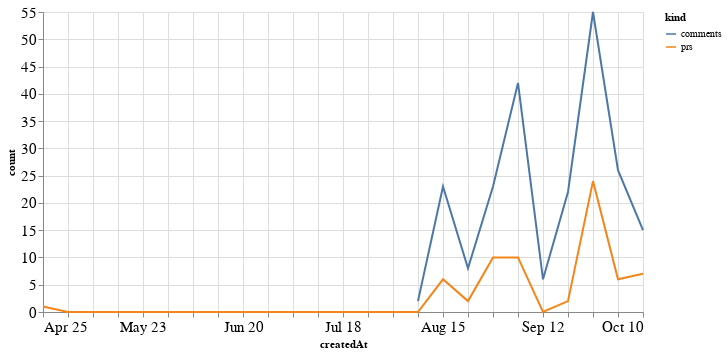

The notebook cell this image was saved under:
### Code cell
alt.Chart(total_time, width=600).mark_line().encode(
    x='createdAt',
    y='count',
    color='kind'
)

### Figure 1 — Vega-Lite specification as saved in the notebook (floating-point values rounded to 4 significant figures)
{"config": {"axisLeft": {"labelFontSize": 15}, "axisBottom": {"labelFontSize": 15}}, "data": {"name": "data-dcd1930c42588da1bf6588b18b575532"}, "mark": "line", "encoding": {"color": {"type": "nominal", "field": "kind"}, "x": {"type": "temporal", "field": "createdAt"}, "y": {"type": "quantitative", "field": "count"}}, "width": 600, "$schema": "https://vega.github.io/schema/vega-lite/v4.8.1.json", "datasets": {"data-dcd1930c42588da1bf6588b18b575532": [{"createdAt": "2021-04-25T00:00:00", "kind": "prs", "count": 1.0}, {"createdAt": "2021-05-02T00:00:00", "kind": "prs", "count": 0.0}, {"createdAt": "2021-05-09T00:00:00", "kind": "prs", "count": 0.0}, {"createdAt": "2021-05-16T00:00:00", "kind": "prs", "count": 0.0}, {"createdAt": "2021-05-23T00:00:00", "kind": "prs", "count": 0.0}, {"createdAt": "2021-05-30T00:00:00", "kind": "prs", "count": 0.0}, {"createdAt": "2021-06-06T00:00:00", "kind": "prs", "count": 0.0}, {"createdAt": "2021-06-13T00:00:00", "kind": "prs", "count": 0.0}, {"createdAt": "2021-06-20T00:00:00", "kind": "prs", "count": 0.0}, {"createdAt": "2021-06-27T00:00:00", "kind": "prs", "count": 0.0}, {"createdAt": "2021-07-04T00:00:00", "kind": "prs", "count": 0.0}, {"createdAt": "2021-07-11T00:00:00", "kind": "prs", "count": 0.0}, {"createdAt": "2021-07-18T00:00:00", "kind": "prs", "count": 0.0}, {"createdAt": "2021-07-25T00:00:00", "kind": "prs", "count": 0.0}, {"createdAt": "2021-08-01T00:00:00", "kind": "prs", "count": 0.0}, {"createdAt": "2021-08-08T00:00:00", "kind": "prs", "count": 0.0}, {"createdAt": "2021-08-15T00:00:00", "kind": "prs", "count": 6.0}, {"createdAt": "2021-08-22T00:00:00", "kind": "prs", "count": 2.0}, {"createdAt": "2021-08-29T00:00:00", "kind": "prs", "count": 10.0}, {"createdAt": "2021-09-05T00:00:00", "kind": "prs", "count": 10.0}, {"createdAt": "2021-09-12T00:00:00", "kind": "prs", "count": 0.0}, {"createdAt": "2021-09-19T00:00:00", "kind": "prs", "count": 2.0}, {"createdAt": "2021-09-26T00:00:00", "kind": "prs", "count": 24.0}, {"createdAt": "2021-10-03T00:00:00", "kind": "prs", "count": 6.0}, {"createdAt": "2021-10-10T00:00:00", "kind": "prs", "count": 7.0}, {"createdAt": "2021-04-25T00:00:00", "kind": "comments", "count": null}, {"createdAt": "2021-05-02T00:00:00", "kind": "comments", "count": null}, {"createdAt": "2021-05-09T00:00:00", "kind": "comments", "count": null}, {"createdAt": "2021-05-16T00:00:00", "kind": "comments", "count": null}, {"createdAt": "2021-05-23T00:00:00", "kind": "comments", "count": null}, {"createdAt": "2021-05-30T00:00:00", "kind": "comments", "count": null}, {"createdAt": "2021-06-06T00:00:00", "kind": "comments", "count": null}, {"createdAt": "2021-06-13T00:00:00", "kind": "comments", "count": null}, {"createdAt": "2021-06-20T00:00:00", "kind": "comments", "count": null}, {"createdAt": "2021-06-27T00:00:00", "kind": "comments", "count": null}, {"createdAt": "2021-07-04T00:00:00", "kind": "comments", "count": null}, {"createdAt": "2021-07-11T00:00:00", "kind": "comments", "count": null}, {"createdAt": "2021-07-18T00:00:00", "kind": "comments", "count": null}, {"createdAt": "2021-07-25T00:00:00", "kind": "comments", "count": null}, {"createdAt": "2021-08-01T00:00:00", "kind": "comments", "count": null}, {"createdAt": "2021-08-08T00:00:00", "kind": "comments", "count": 2.0}, {"createdAt": "2021-08-15T00:00:00", "kind": "comments", "count": 23.0}, {"createdAt": "2021-08-22T00:00:00", "kind": "comments", "count": 8.0}, {"createdAt": "2021-08-29T00:00:00", "kind": "comments", "count": 23.0}, {"createdAt": "2021-09-05T00:00:00", "kind": "comments", "count": 42.0}, {"createdAt": "2021-09-12T00:00:00", "kind": "comments", "count": 6.0}, {"createdAt": "2021-09-19T00:00:00", "kind": "comments", "count": 22.0}, {"createdAt": "2021-09-26T00:00:00", "kind": "comments", "count": 55.0}, {"createdAt": "2021-10-03T00:00:00", "kind": "comments", "count": 26.0}, {"createdAt": "2021-10-10T00:00:00", "kind": "comments", "count": 15.0}]}}
